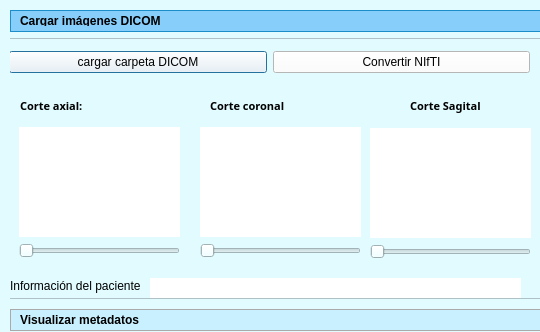
<?xml version="1.0" encoding="UTF-8"?>
<ui version="4.0">
 <class>Dialog</class>
 <widget class="QDialog" name="Dialog">
  <property name="geometry">
   <rect>
    <x>0</x>
    <y>0</y>
    <width>540</width>
    <height>332</height>
   </rect>
  </property>
  <property name="windowTitle">
   <string>Dialog</string>
  </property>
  <property name="styleSheet">
   <string notr="true">background-color: rgb(225, 251, 255);</string>
  </property>
  <widget class="QToolBox" name="toolBox">
   <property name="geometry">
    <rect>
     <x>10</x>
     <y>10</y>
     <width>531</width>
     <height>321</height>
    </rect>
   </property>
   <property name="styleSheet">
    <string notr="true">/* Fondo del contenido de cada pestaña */
QToolBox QWidget {
    background-color: #e1fbff;  /* Color del contenido abierto (celeste claro) */
}

/* Pestañas no seleccionadas */
QToolBox::tab {
    background: #c9f0ff;        /* Celeste pastel */
    color: black;
    font-weight: bold;
    border: 1px solid #aaaaaa;
    padding: 5px;
}

/* Pestaña seleccionada */
QToolBox::tab:selected {
    background: #87cefa;        /* Azul claro (puedes cambiar) */
    color: black;
    font-weight: bold;
    border: 1px solid #1c8dc9;
}</string>
   </property>
   <property name="currentIndex">
    <number>0</number>
   </property>
   <widget class="QWidget" name="pagina_cargardicom">
    <property name="geometry">
     <rect>
      <x>0</x>
      <y>0</y>
      <width>531</width>
      <height>265</height>
     </rect>
    </property>
    <property name="toolTip">
     <string>&lt;html&gt;&lt;head/&gt;&lt;body&gt;&lt;p&gt;HOLA&lt;/p&gt;&lt;/body&gt;&lt;/html&gt;</string>
    </property>
    <property name="styleSheet">
     <string notr="true">border-color: rgb(85, 255, 255);</string>
    </property>
    <attribute name="label">
     <string>Cargar imágenes DICOM</string>
    </attribute>
    <widget class="QFrame" name="frame">
     <property name="geometry">
      <rect>
       <x>-10</x>
       <y>0</y>
       <width>551</width>
       <height>261</height>
      </rect>
     </property>
     <property name="frameShape">
      <enum>QFrame::StyledPanel</enum>
     </property>
     <property name="frameShadow">
      <enum>QFrame::Raised</enum>
     </property>
     <widget class="QWidget" name="horizontalLayoutWidget">
      <property name="geometry">
       <rect>
        <x>9</x>
        <y>9</y>
        <width>521</width>
        <height>31</height>
       </rect>
      </property>
      <layout class="QHBoxLayout" name="horizontalLayout">
       <item>
        <widget class="QPushButton" name="Boton_cargarcarpetad">
         <property name="styleSheet">
          <string notr="true">background-color: rgb(255, 255, 255);</string>
         </property>
         <property name="text">
          <string>cargar carpeta DICOM</string>
         </property>
        </widget>
       </item>
       <item>
        <widget class="QPushButton" name="Boton_convertir">
         <property name="styleSheet">
          <string notr="true">background-color: rgb(255, 255, 255);</string>
         </property>
         <property name="text">
          <string>Convertir NIfTI</string>
         </property>
        </widget>
       </item>
      </layout>
     </widget>
     <widget class="QLabel" name="label_2">
      <property name="geometry">
       <rect>
        <x>10</x>
        <y>240</y>
        <width>131</width>
        <height>16</height>
       </rect>
      </property>
      <property name="text">
       <string>Información del paciente: </string>
      </property>
     </widget>
     <widget class="QLabel" name="Label_infopac">
      <property name="geometry">
       <rect>
        <x>150</x>
        <y>240</y>
        <width>371</width>
        <height>20</height>
       </rect>
      </property>
      <property name="styleSheet">
       <string notr="true">background-color: rgb(255, 255, 255);</string>
      </property>
      <property name="text">
       <string/>
      </property>
     </widget>
     <widget class="QLabel" name="label_3">
      <property name="geometry">
       <rect>
        <x>20</x>
        <y>60</y>
        <width>81</width>
        <height>16</height>
       </rect>
      </property>
      <property name="font">
       <font>
        <family>Myanmar Text</family>
        <pointsize>8</pointsize>
        <weight>75</weight>
        <bold>true</bold>
       </font>
      </property>
      <property name="text">
       <string>Corte axial:</string>
      </property>
     </widget>
     <widget class="QLabel" name="label_4">
      <property name="geometry">
       <rect>
        <x>210</x>
        <y>60</y>
        <width>81</width>
        <height>16</height>
       </rect>
      </property>
      <property name="font">
       <font>
        <family>Myanmar Text</family>
        <pointsize>8</pointsize>
        <weight>75</weight>
        <bold>true</bold>
       </font>
      </property>
      <property name="text">
       <string>Corte coronal</string>
      </property>
     </widget>
     <widget class="QLabel" name="label_5">
      <property name="geometry">
       <rect>
        <x>410</x>
        <y>60</y>
        <width>81</width>
        <height>16</height>
       </rect>
      </property>
      <property name="font">
       <font>
        <family>Myanmar Text</family>
        <pointsize>8</pointsize>
        <weight>75</weight>
        <bold>true</bold>
       </font>
      </property>
      <property name="text">
       <string>Corte Sagital</string>
      </property>
     </widget>
     <widget class="QWidget" name="verticalLayoutWidget">
      <property name="geometry">
       <rect>
        <x>19</x>
        <y>89</y>
        <width>161</width>
        <height>131</height>
       </rect>
      </property>
      <layout class="QVBoxLayout" name="verticalLayout">
       <item>
        <widget class="QLabel" name="Label_corteaxial">
         <property name="styleSheet">
          <string notr="true">background-color: rgb(255, 255, 255);</string>
         </property>
         <property name="text">
          <string/>
         </property>
        </widget>
       </item>
       <item>
        <widget class="QSlider" name="horizontalSlider">
         <property name="orientation">
          <enum>Qt::Horizontal</enum>
         </property>
        </widget>
       </item>
      </layout>
     </widget>
     <widget class="QWidget" name="verticalLayoutWidget_2">
      <property name="geometry">
       <rect>
        <x>200</x>
        <y>89</y>
        <width>161</width>
        <height>131</height>
       </rect>
      </property>
      <layout class="QVBoxLayout" name="verticalLayout_2">
       <item>
        <widget class="QLabel" name="Labelcortecoronal">
         <property name="styleSheet">
          <string notr="true">background-color: rgb(255, 255, 255);</string>
         </property>
         <property name="text">
          <string/>
         </property>
        </widget>
       </item>
       <item>
        <widget class="QSlider" name="horizontalSlider_2">
         <property name="orientation">
          <enum>Qt::Horizontal</enum>
         </property>
        </widget>
       </item>
      </layout>
     </widget>
     <widget class="QWidget" name="verticalLayoutWidget_3">
      <property name="geometry">
       <rect>
        <x>370</x>
        <y>90</y>
        <width>161</width>
        <height>131</height>
       </rect>
      </property>
      <layout class="QVBoxLayout" name="verticalLayout_3">
       <item>
        <widget class="QLabel" name="Label_cortesagital">
         <property name="styleSheet">
          <string notr="true">background-color: rgb(255, 255, 255);</string>
         </property>
         <property name="text">
          <string/>
         </property>
        </widget>
       </item>
       <item>
        <widget class="QSlider" name="horizontalSlider_3">
         <property name="orientation">
          <enum>Qt::Horizontal</enum>
         </property>
        </widget>
       </item>
      </layout>
     </widget>
    </widget>
   </widget>
   <widget class="QWidget" name="pagina_visualizarmetadatos">
    <property name="geometry">
     <rect>
      <x>0</x>
      <y>0</y>
      <width>531</width>
      <height>265</height>
     </rect>
    </property>
    <attribute name="label">
     <string>Visualizar metadatos</string>
    </attribute>
    <widget class="QWidget" name="horizontalLayoutWidget_2">
     <property name="geometry">
      <rect>
       <x>9</x>
       <y>219</y>
       <width>511</width>
       <height>41</height>
      </rect>
     </property>
     <layout class="QHBoxLayout" name="horizontalLayout_2">
      <item>
       <widget class="QPushButton" name="Boton_actualizar">
        <property name="styleSheet">
         <string notr="true">background-color: rgb(255, 255, 255);</string>
        </property>
        <property name="text">
         <string>Guardar en base de datos</string>
        </property>
       </widget>
      </item>
      <item>
       <widget class="QPushButton" name="Boton_guardarbd">
        <property name="styleSheet">
         <string notr="true">background-color: rgb(255, 255, 255);</string>
        </property>
        <property name="text">
         <string>Actualizar </string>
        </property>
       </widget>
      </item>
     </layout>
    </widget>
    <widget class="QLabel" name="label">
     <property name="geometry">
      <rect>
       <x>20</x>
       <y>190</y>
       <width>91</width>
       <height>16</height>
      </rect>
     </property>
     <property name="text">
      <string>Ruta del archivo:</string>
     </property>
    </widget>
    <widget class="QLabel" name="Label_ruta">
     <property name="geometry">
      <rect>
       <x>110</x>
       <y>190</y>
       <width>391</width>
       <height>16</height>
      </rect>
     </property>
     <property name="styleSheet">
      <string notr="true">background-color: rgb(255, 255, 255);</string>
     </property>
     <property name="text">
      <string/>
     </property>
    </widget>
    <widget class="QTableWidget" name="Tabla_metadatos">
     <property name="geometry">
      <rect>
       <x>15</x>
       <y>10</y>
       <width>501</width>
       <height>171</height>
      </rect>
     </property>
     <property name="rowCount">
      <number>10</number>
     </property>
     <property name="columnCount">
      <number>5</number>
     </property>
     <row/>
     <row/>
     <row/>
     <row/>
     <row/>
     <row/>
     <row/>
     <row/>
     <row/>
     <row/>
     <column/>
     <column/>
     <column/>
     <column/>
     <column/>
    </widget>
   </widget>
  </widget>
 </widget>
 <resources/>
 <connections/>
</ui>
